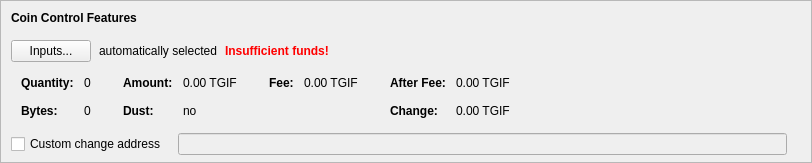
    <widget class="QFrame" name="frameCoinControl">
     <property name="sizePolicy">
      <sizepolicy hsizetype="Expanding" vsizetype="Expanding">
       <horstretch>0</horstretch>
       <verstretch>0</verstretch>
      </sizepolicy>
     </property>
     <property name="maximumSize">
      <size>
       <width>16777215</width>
       <height>16777215</height>
      </size>
     </property>
     <property name="frameShape">
      <enum>QFrame::StyledPanel</enum>
     </property>
     <property name="frameShadow">
      <enum>QFrame::Sunken</enum>
     </property>
     <layout class="QVBoxLayout" name="verticalLayoutCoinControl2">
      <property name="spacing">
       <number>0</number>
      </property>
      <property name="leftMargin">
       <number>0</number>
      </property>
      <property name="topMargin">
       <number>0</number>
      </property>
      <property name="rightMargin">
       <number>0</number>
      </property>
      <property name="bottomMargin">
       <number>6</number>
      </property>
      <item>
       <layout class="QVBoxLayout" name="verticalLayoutCoinControl" stretch="0,0,0,0,1">
        <property name="spacing">
         <number>0</number>
        </property>
        <property name="leftMargin">
         <number>10</number>
        </property>
        <property name="topMargin">
         <number>10</number>
        </property>
        <item>
         <layout class="QHBoxLayout" name="horizontalLayoutCoinControl1">
          <property name="bottomMargin">
           <number>15</number>
          </property>
          <item>
           <widget class="QLabel" name="labelCoinControlFeatures">
            <property name="sizePolicy">
             <sizepolicy hsizetype="Preferred" vsizetype="Maximum">
              <horstretch>0</horstretch>
              <verstretch>0</verstretch>
             </sizepolicy>
            </property>
            <property name="font">
             <font>
              <weight>75</weight>
              <bold>true</bold>
             </font>
            </property>
            <property name="styleSheet">
             <string notr="true">font-weight:bold;</string>
            </property>
            <property name="text">
             <string>Coin Control Features</string>
            </property>
           </widget>
          </item>
         </layout>
        </item>
        <item>
         <layout class="QHBoxLayout" name="horizontalLayoutCoinControl2" stretch="0,0,0,0">
          <property name="spacing">
           <number>8</number>
          </property>
          <property name="bottomMargin">
           <number>10</number>
          </property>
          <item>
           <widget class="QPushButton" name="pushButtonCoinControl">
            <property name="styleSheet">
             <string notr="true"/>
            </property>
            <property name="text">
             <string>Inputs...</string>
            </property>
            <property name="autoDefault">
             <bool>false</bool>
            </property>
           </widget>
          </item>
          <item>
           <widget class="QLabel" name="labelCoinControlAutomaticallySelected">
            <property name="text">
             <string>automatically selected</string>
            </property>
            <property name="margin">
             <number>5</number>
            </property>
           </widget>
          </item>
          <item>
           <widget class="QLabel" name="labelCoinControlInsuffFunds">
            <property name="font">
             <font>
              <weight>75</weight>
              <bold>true</bold>
             </font>
            </property>
            <property name="styleSheet">
             <string notr="true">color:red;font-weight:bold;</string>
            </property>
            <property name="text">
             <string>Insufficient funds!</string>
            </property>
            <property name="margin">
             <number>5</number>
            </property>
           </widget>
          </item>
          <item>
           <spacer name="horizontalSpacerCoinControl">
            <property name="orientation">
             <enum>Qt::Horizontal</enum>
            </property>
            <property name="sizeHint" stdset="0">
             <size>
              <width>40</width>
              <height>1</height>
             </size>
            </property>
           </spacer>
          </item>
         </layout>
        </item>
        <item>
         <widget class="QWidget" name="widgetCoinControl" native="true">
          <property name="sizePolicy">
           <sizepolicy hsizetype="Preferred" vsizetype="Preferred">
            <horstretch>0</horstretch>
            <verstretch>0</verstretch>
           </sizepolicy>
          </property>
          <property name="minimumSize">
           <size>
            <width>0</width>
            <height>0</height>
           </size>
          </property>
          <property name="styleSheet">
           <string notr="true"/>
          </property>
          <layout class="QHBoxLayout" name="horizontalLayoutCoinControl5">
           <property name="leftMargin">
            <number>0</number>
           </property>
           <property name="topMargin">
            <number>0</number>
           </property>
           <property name="rightMargin">
            <number>0</number>
           </property>
           <property name="bottomMargin">
            <number>0</number>
           </property>
           <item>
            <layout class="QHBoxLayout" name="horizontalLayoutCoinControl3" stretch="0,0,0,1">
             <property name="spacing">
              <number>20</number>
             </property>
             <property name="topMargin">
              <number>0</number>
             </property>
             <property name="bottomMargin">
              <number>10</number>
             </property>
             <item>
              <layout class="QFormLayout" name="formLayoutCoinControl1">
               <property name="horizontalSpacing">
                <number>10</number>
               </property>
               <property name="verticalSpacing">
                <number>14</number>
               </property>
               <property name="leftMargin">
                <number>10</number>
               </property>
               <property name="topMargin">
                <number>4</number>
               </property>
               <property name="rightMargin">
                <number>6</number>
               </property>
               <item row="0" column="0">
                <widget class="QLabel" name="labelCoinControlQuantityText">
                 <property name="font">
                  <font>
                   <weight>75</weight>
                   <bold>true</bold>
                  </font>
                 </property>
                 <property name="text">
                  <string>Quantity:</string>
                 </property>
                 <property name="margin">
                  <number>0</number>
                 </property>
                </widget>
               </item>
               <item row="0" column="1">
                <widget class="QLabel" name="labelCoinControlQuantity">
                 <property name="cursor">
                  <cursorShape>IBeamCursor</cursorShape>
                 </property>
                 <property name="contextMenuPolicy">
                  <enum>Qt::ActionsContextMenu</enum>
                 </property>
                 <property name="text">
                  <string notr="true">0</string>
                 </property>
                 <property name="margin">
                  <number>0</number>
                 </property>
                 <property name="textInteractionFlags">
                  <set>Qt::LinksAccessibleByMouse|Qt::TextSelectableByKeyboard|Qt::TextSelectableByMouse</set>
                 </property>
                </widget>
               </item>
               <item row="1" column="0">
                <widget class="QLabel" name="labelCoinControlBytesText">
                 <property name="font">
                  <font>
                   <weight>75</weight>
                   <bold>true</bold>
                  </font>
                 </property>
                 <property name="text">
                  <string>Bytes:</string>
                 </property>
                </widget>
               </item>
               <item row="1" column="1">
                <widget class="QLabel" name="labelCoinControlBytes">
                 <property name="cursor">
                  <cursorShape>IBeamCursor</cursorShape>
                 </property>
                 <property name="contextMenuPolicy">
                  <enum>Qt::ActionsContextMenu</enum>
                 </property>
                 <property name="text">
                  <string notr="true">0</string>
                 </property>
                 <property name="textInteractionFlags">
                  <set>Qt::LinksAccessibleByMouse|Qt::TextSelectableByKeyboard|Qt::TextSelectableByMouse</set>
                 </property>
                </widget>
               </item>
              </layout>
             </item>
             <item>
              <layout class="QFormLayout" name="formLayoutCoinControl2">
               <property name="horizontalSpacing">
                <number>10</number>
               </property>
               <property name="verticalSpacing">
                <number>14</number>
               </property>
               <property name="leftMargin">
                <number>6</number>
               </property>
               <property name="topMargin">
                <number>4</number>
               </property>
               <property name="rightMargin">
                <number>6</number>
               </property>
               <item row="0" column="0">
                <widget class="QLabel" name="labelCoinControlAmountText">
                 <property name="font">
                  <font>
                   <weight>75</weight>
                   <bold>true</bold>
                  </font>
                 </property>
                 <property name="text">
                  <string>Amount:</string>
                 </property>
                 <property name="margin">
                  <number>0</number>
                 </property>
                </widget>
               </item>
               <item row="0" column="1">
                <widget class="QLabel" name="labelCoinControlAmount">
                 <property name="cursor">
                  <cursorShape>IBeamCursor</cursorShape>
                 </property>
                 <property name="contextMenuPolicy">
                  <enum>Qt::ActionsContextMenu</enum>
                 </property>
                 <property name="text">
                  <string notr="true">0.00 TGIF</string>
                 </property>
                 <property name="textInteractionFlags">
                  <set>Qt::LinksAccessibleByMouse|Qt::TextSelectableByKeyboard|Qt::TextSelectableByMouse</set>
                 </property>
                </widget>
               </item>
               <item row="1" column="0">
                <widget class="QLabel" name="labelCoinControlLowOutputText">
                 <property name="font">
                  <font>
                   <weight>75</weight>
                   <bold>true</bold>
                  </font>
                 </property>
                 <property name="text">
                  <string>Dust:</string>
                 </property>
                </widget>
               </item>
               <item row="1" column="1">
                <widget class="QLabel" name="labelCoinControlLowOutput">
                 <property name="cursor">
                  <cursorShape>IBeamCursor</cursorShape>
                 </property>
                 <property name="contextMenuPolicy">
                  <enum>Qt::ActionsContextMenu</enum>
                 </property>
                 <property name="text">
                  <string notr="true">no</string>
                 </property>
                 <property name="textInteractionFlags">
                  <set>Qt::LinksAccessibleByMouse|Qt::TextSelectableByKeyboard|Qt::TextSelectableByMouse</set>
                 </property>
                </widget>
               </item>
              </layout>
             </item>
             <item>
              <layout class="QFormLayout" name="formLayoutCoinControl3">
               <property name="horizontalSpacing">
                <number>10</number>
               </property>
               <property name="verticalSpacing">
                <number>14</number>
               </property>
               <property name="leftMargin">
                <number>6</number>
               </property>
               <property name="topMargin">
                <number>4</number>
               </property>
               <property name="rightMargin">
                <number>6</number>
               </property>
               <item row="0" column="0">
                <widget class="QLabel" name="labelCoinControlFeeText">
                 <property name="font">
                  <font>
                   <weight>75</weight>
                   <bold>true</bold>
                  </font>
                 </property>
                 <property name="text">
                  <string>Fee:</string>
                 </property>
                 <property name="margin">
                  <number>0</number>
                 </property>
                </widget>
               </item>
               <item row="0" column="1">
                <widget class="QLabel" name="labelCoinControlFee">
                 <property name="cursor">
                  <cursorShape>IBeamCursor</cursorShape>
                 </property>
                 <property name="contextMenuPolicy">
                  <enum>Qt::ActionsContextMenu</enum>
                 </property>
                 <property name="text">
                  <string notr="true">0.00 TGIF</string>
                 </property>
                 <property name="textInteractionFlags">
                  <set>Qt::LinksAccessibleByMouse|Qt::TextSelectableByKeyboard|Qt::TextSelectableByMouse</set>
                 </property>
                </widget>
               </item>
              </layout>
             </item>
             <item>
              <layout class="QFormLayout" name="formLayoutCoinControl4">
               <property name="horizontalSpacing">
                <number>10</number>
               </property>
               <property name="verticalSpacing">
                <number>14</number>
               </property>
               <property name="leftMargin">
                <number>6</number>
               </property>
               <property name="topMargin">
                <number>4</number>
               </property>
               <property name="rightMargin">
                <number>6</number>
               </property>
               <item row="0" column="0">
                <widget class="QLabel" name="labelCoinControlAfterFeeText">
                 <property name="font">
                  <font>
                   <weight>75</weight>
                   <bold>true</bold>
                  </font>
                 </property>
                 <property name="text">
                  <string>After Fee:</string>
                 </property>
                 <property name="margin">
                  <number>0</number>
                 </property>
                </widget>
               </item>
               <item row="0" column="1">
                <widget class="QLabel" name="labelCoinControlAfterFee">
                 <property name="cursor">
                  <cursorShape>IBeamCursor</cursorShape>
                 </property>
                 <property name="contextMenuPolicy">
                  <enum>Qt::ActionsContextMenu</enum>
                 </property>
                 <property name="text">
                  <string notr="true">0.00 TGIF</string>
                 </property>
                 <property name="textInteractionFlags">
                  <set>Qt::LinksAccessibleByMouse|Qt::TextSelectableByKeyboard|Qt::TextSelectableByMouse</set>
                 </property>
                </widget>
               </item>
               <item row="1" column="0">
                <widget class="QLabel" name="labelCoinControlChangeText">
                 <property name="font">
                  <font>
                   <weight>75</weight>
                   <bold>true</bold>
                  </font>
                 </property>
                 <property name="text">
                  <string>Change:</string>
                 </property>
                </widget>
               </item>
               <item row="1" column="1">
                <widget class="QLabel" name="labelCoinControlChange">
                 <property name="cursor">
                  <cursorShape>IBeamCursor</cursorShape>
                 </property>
                 <property name="contextMenuPolicy">
                  <enum>Qt::ActionsContextMenu</enum>
                 </property>
                 <property name="text">
                  <string notr="true">0.00 TGIF</string>
                 </property>
                 <property name="textInteractionFlags">
                  <set>Qt::LinksAccessibleByMouse|Qt::TextSelectableByKeyboard|Qt::TextSelectableByMouse</set>
                 </property>
                </widget>
               </item>
              </layout>
             </item>
            </layout>
           </item>
          </layout>
         </widget>
        </item>
        <item>
         <layout class="QHBoxLayout" name="horizontalLayoutCoinControl4" stretch="0,0,0">
          <property name="spacing">
           <number>12</number>
          </property>
          <property name="sizeConstraint">
           <enum>QLayout::SetDefaultConstraint</enum>
          </property>
          <property name="topMargin">
           <number>5</number>
          </property>
          <property name="rightMargin">
           <number>5</number>
          </property>
          <item>
           <widget class="QCheckBox" name="checkBoxCoinControlChange">
            <property name="toolTip">
             <string>If this is activated, but the change address is empty or invalid, change will be sent to a newly generated address.</string>
            </property>
            <property name="text">
             <string>Custom change address</string>
            </property>
           </widget>
          </item>
          <item>
           <widget class="QValidatedLineEdit" name="lineEditCoinControlChange">
            <property name="enabled">
             <bool>false</bool>
            </property>
            <property name="sizePolicy">
             <sizepolicy hsizetype="Expanding" vsizetype="Fixed">
              <horstretch>0</horstretch>
              <verstretch>0</verstretch>
             </sizepolicy>
            </property>
           </widget>
          </item>
          <item>
           <widget class="QLabel" name="labelCoinControlChangeLabel">
            <property name="sizePolicy">
             <sizepolicy hsizetype="Preferred" vsizetype="Expanding">
              <horstretch>0</horstretch>
              <verstretch>0</verstretch>
             </sizepolicy>
            </property>
            <property name="minimumSize">
             <size>
              <width>0</width>
              <height>0</height>
             </size>
            </property>
            <property name="text">
             <string/>
            </property>
            <property name="margin">
             <number>3</number>
            </property>
           </widget>
          </item>
         </layout>
        </item>
        <item>
         <spacer name="verticalSpacerCoinControl">
          <property name="orientation">
           <enum>Qt::Vertical</enum>
          </property>
          <property name="sizeHint" stdset="0">
           <size>
            <width>800</width>
            <height>1</height>
           </size>
          </property>
         </spacer>
        </item>
       </layout>
      </item>
     </layout>
    </widget>
